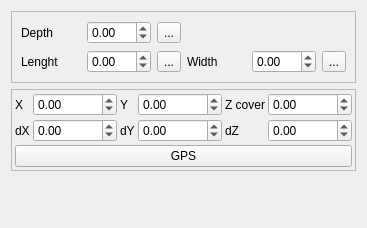
     <widget class="QWidget" name="tab_8">
      <attribute name="title">
       <string>Geometry</string>
      </attribute>
      <layout class="QVBoxLayout" name="verticalLayout_5">
       <item>
        <widget class="QFrame" name="frame_5">
         <property name="frameShape">
          <enum>QFrame::StyledPanel</enum>
         </property>
         <property name="frameShadow">
          <enum>QFrame::Raised</enum>
         </property>
         <layout class="QGridLayout" name="gridLayout_6">
          <item row="3" column="1">
           <widget class="QDoubleSpinBox" name="lenght">
            <property name="minimum">
             <double>-1.000000000000000</double>
            </property>
            <property name="maximum">
             <double>999.000000000000000</double>
            </property>
           </widget>
          </item>
          <item row="3" column="5">
           <widget class="QToolButton" name="toolButton_largeur">
            <property name="text">
             <string>...</string>
            </property>
           </widget>
          </item>
          <item row="3" column="3">
           <widget class="QLabel" name="label_29">
            <property name="text">
             <string>Width</string>
            </property>
           </widget>
          </item>
          <item row="3" column="2">
           <widget class="QToolButton" name="toolButton_longueur">
            <property name="text">
             <string>...</string>
            </property>
           </widget>
          </item>
          <item row="3" column="0">
           <widget class="QLabel" name="label_28">
            <property name="text">
             <string>Lenght</string>
            </property>
           </widget>
          </item>
          <item row="3" column="4">
           <widget class="QDoubleSpinBox" name="width">
            <property name="minimum">
             <double>-1.000000000000000</double>
            </property>
            <property name="maximum">
             <double>999.000000000000000</double>
            </property>
           </widget>
          </item>
          <item row="0" column="0">
           <widget class="QLabel" name="label_24">
            <property name="text">
             <string>Depth </string>
            </property>
            <property name="wordWrap">
             <bool>true</bool>
            </property>
           </widget>
          </item>
          <item row="0" column="1">
           <widget class="QDoubleSpinBox" name="depthinvert">
            <property name="minimum">
             <double>-1.000000000000000</double>
            </property>
            <property name="maximum">
             <double>999.000000000000000</double>
            </property>
           </widget>
          </item>
          <item row="0" column="2">
           <widget class="QToolButton" name="toolButton_calc">
            <property name="text">
             <string>...</string>
            </property>
           </widget>
          </item>
         </layout>
        </widget>
       </item>
       <item>
        <widget class="QFrame" name="frame_3">
         <property name="frameShape">
          <enum>QFrame::StyledPanel</enum>
         </property>
         <property name="frameShadow">
          <enum>QFrame::Raised</enum>
         </property>
         <layout class="QGridLayout" name="gridLayout_3">
          <property name="leftMargin">
           <number>3</number>
          </property>
          <property name="topMargin">
           <number>3</number>
          </property>
          <property name="rightMargin">
           <number>3</number>
          </property>
          <property name="bottomMargin">
           <number>3</number>
          </property>
          <property name="spacing">
           <number>3</number>
          </property>
          <item row="1" column="2">
           <widget class="QLabel" name="label_21">
            <property name="text">
             <string>dY</string>
            </property>
           </widget>
          </item>
          <item row="0" column="3">
           <widget class="QDoubleSpinBox" name="y">
            <property name="minimum">
             <double>-99.000000000000000</double>
            </property>
            <property name="maximum">
             <double>99999999.000000000000000</double>
            </property>
           </widget>
          </item>
          <item row="0" column="4">
           <widget class="QLabel" name="label_22">
            <property name="text">
             <string>Z cover</string>
            </property>
           </widget>
          </item>
          <item row="1" column="3">
           <widget class="QDoubleSpinBox" name="dy">
            <property name="minimum">
             <double>-1.000000000000000</double>
            </property>
            <property name="maximum">
             <double>999.000000000000000</double>
            </property>
           </widget>
          </item>
          <item row="0" column="2">
           <widget class="QLabel" name="label_18">
            <property name="text">
             <string>Y</string>
            </property>
           </widget>
          </item>
          <item row="0" column="0">
           <widget class="QLabel" name="label_15">
            <property name="text">
             <string>X</string>
            </property>
           </widget>
          </item>
          <item row="0" column="1">
           <widget class="QDoubleSpinBox" name="x">
            <property name="minimum">
             <double>-99.000000000000000</double>
            </property>
            <property name="maximum">
             <double>99999999.000000000000000</double>
            </property>
           </widget>
          </item>
          <item row="1" column="0">
           <widget class="QLabel" name="label_16">
            <property name="text">
             <string>dX</string>
            </property>
           </widget>
          </item>
          <item row="1" column="1">
           <widget class="QDoubleSpinBox" name="dx">
            <property name="minimum">
             <double>-1.000000000000000</double>
            </property>
            <property name="maximum">
             <double>999.000000000000000</double>
            </property>
           </widget>
          </item>
          <item row="0" column="5">
           <widget class="QDoubleSpinBox" name="z">
            <property name="minimum">
             <double>-99.000000000000000</double>
            </property>
            <property name="maximum">
             <double>99999999.000000000000000</double>
            </property>
           </widget>
          </item>
          <item row="1" column="4">
           <widget class="QLabel" name="label_23">
            <property name="text">
             <string>dZ</string>
            </property>
           </widget>
          </item>
          <item row="1" column="5">
           <widget class="QDoubleSpinBox" name="dz">
            <property name="minimum">
             <double>-1.000000000000000</double>
            </property>
            <property name="maximum">
             <double>999.000000000000000</double>
            </property>
           </widget>
          </item>
          <item row="4" column="0" colspan="6">
           <widget class="QPushButton" name="pushButton_getGPS">
            <property name="text">
             <string>GPS</string>
            </property>
           </widget>
          </item>
         </layout>
        </widget>
       </item>
       <item>
        <widget class="QFrame" name="frame_gps">
         <property name="frameShape">
          <enum>QFrame::StyledPanel</enum>
         </property>
         <property name="frameShadow">
          <enum>QFrame::Raised</enum>
         </property>
        </widget>
       </item>
       <item>
        <spacer name="verticalSpacer_2">
         <property name="orientation">
          <enum>Qt::Vertical</enum>
         </property>
         <property name="sizeHint" stdset="0">
          <size>
           <width>20</width>
           <height>40</height>
          </size>
         </property>
        </spacer>
       </item>
      </layout>
     </widget>
